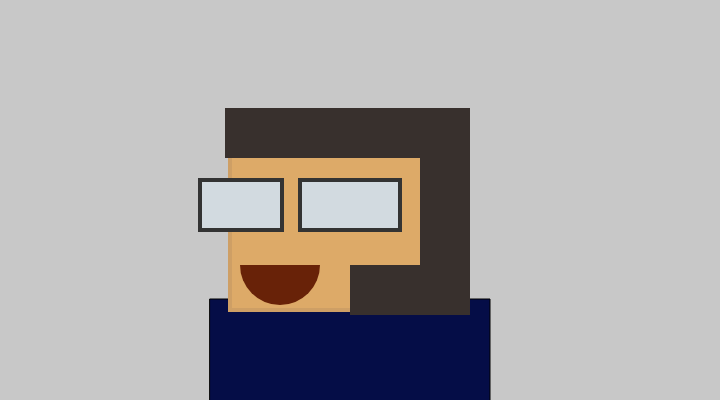
Frame 1 (no input)
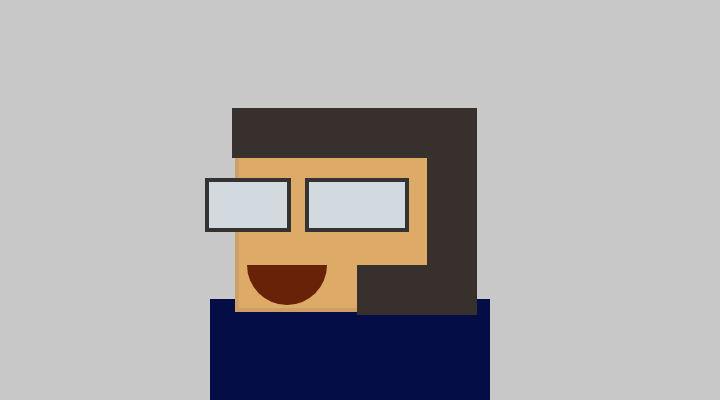
Frame 60 (no input)
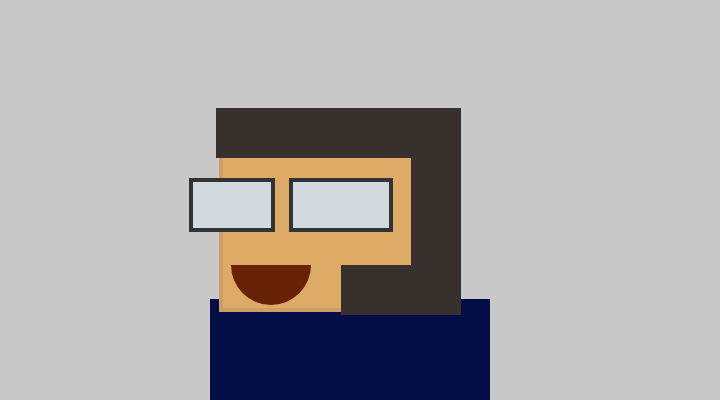
Frame 120 (the mouse pressed at the canvas centre since frame 60)

The p5.js sketch that drew these frames (run headless with seeded random() and noise() and a simulated clock; from frame 60 on, the mouse is pressed at the canvas centre):

// p5.js sketch
// ── sketch.js
var x = 0;
var y = 0;
var step = 1;

function setup() {
   createCanvas(720, 400);
    frameRate(30);
}

function draw() {
      background(200);
    
    //body
    fill(5, 13, 71);
    noStroke;
    rect(210, 299, 280, 160); 
    //head
fill(221, 170, 104);
  strokeWeight(4);
    stroke(206, 159, 101)
 rect(x+230, y+150, 200, 160);
 //leftlense
    fill(210, 218, 224);
     strokeWeight(4);
    stroke(51);
    rect(x+200, y+180, 82, 50);
    //rightlense
     fill(210, 218, 224);
     strokeWeight(4);
    stroke(51);
    rect(x+300, y+180, 100, 50);
    //hair
    fill(56, 48, 45);
    noStroke();
   rect(x+225, y+108, 225, 50);
    //hair2
    fill(56, 48, 45);
    noStroke();
   rect(x+420, y+108, 50, 205);
    //hair2
    fill(56, 48, 45);
    noStroke();
   rect(x+350, y+265, 120, 50);
    //mouth
    fill(104, 34, 8);
    noStroke();
    arc(x+280, y+265, 80, 80, 0, PI);
    
    	x = x+step

	if(x > 10) {
		step = -1;
	}

	if( x < -10) {
		step = 1
	}
    
   
}
